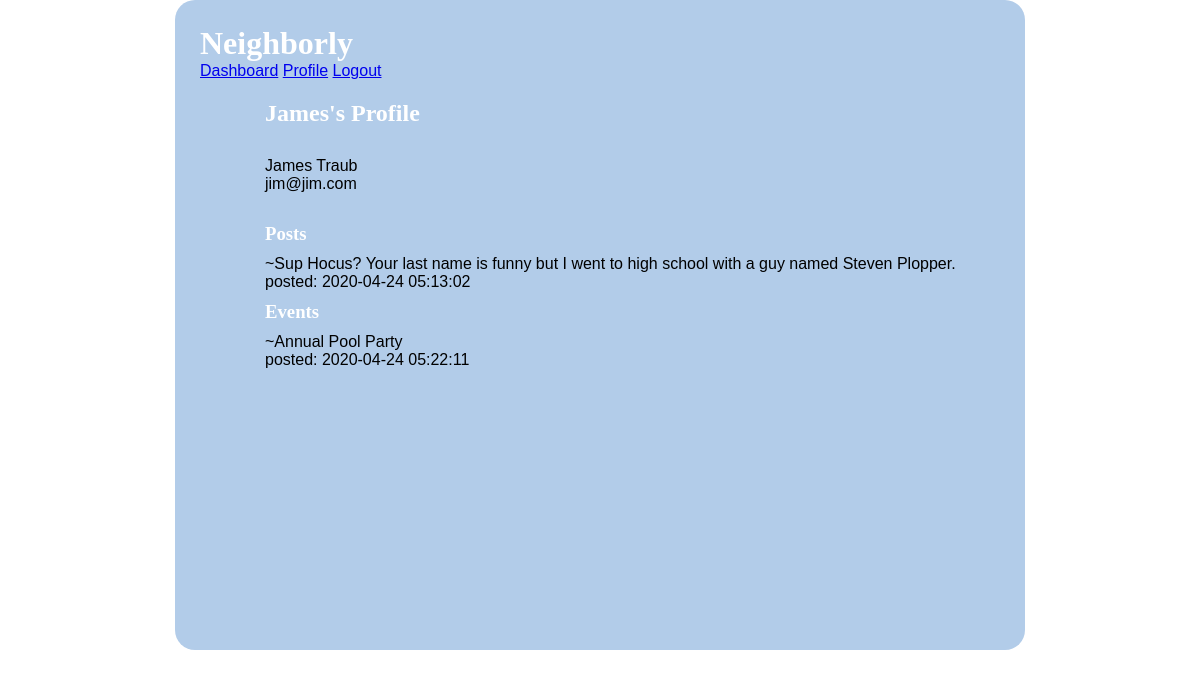
The app's page /user_profile (signed in) with its own data.
### models.py (models this page shows, shortened)
class User(db.Model):
    __tablename__ = "users"
    id = db.Column(db.Integer, primary_key=True)
    first_name = db.Column(db.String(45))
    last_name = db.Column(db.String(45))
    email = db.Column(db.String(255))
    address_id = db.Column(db.Integer, db.ForeignKey('addresses.id', ondelete='cascade'))
    address = db.relationship('Address', foreign_keys=[address_id])
    password_hash=db.Column(db.String(255))
    posts_this_user_likes = db.relationship('Post', secondary=likes_table, passive_deletes=True)
    all_post = db.relationship('Post', back_populates="user", cascade="all, delete, delete-orphan")
    all_event = db.relationship('Event', back_populates="user", cascade="all, delete, delete-orphan")
    created_at = db.Column(db.DateTime, server_default = func.now())
    updated_at = db.Column(db.DateTime, server_default = func.now(), onupdate = func.now())

class Post(db.Model):
    __tablename__ = "posts"
    id = db.Column(db.Integer, primary_key=True)
    message = db.Column(db.String(255))
    user_id = db.Column(db.Integer, db.ForeignKey('users.id', ondelete='cascade'))
    user = db.relationship('User', foreign_keys=[user_id])
    users_who_like_this_post = db.relationship('User', secondary=likes_table, passive_deletes=True)
    created_at = db.Column(db.DateTime, server_default = func.now())
    updated_at = db.Column(db.DateTime, server_default = func.now(), onupdate = func.now())

class Event(db.Model):
    __tablename__ = "events"
    id = db.Column(db.Integer, primary_key=True)
    title = db.Column(db.String(100))
    description = db.Column(db.String(255))
    date = db.Column(db.String(45))
    time = db.Column(db.String(45))
    user_id = db.Column(db.Integer, db.ForeignKey('users.id', ondelete='cascade'))
    user = db.relationship('User', foreign_keys=[user_id])
    location_id = db.Column(db.Integer, db.ForeignKey('event_locations.id', ondelete='cascade'))
    location = db.relationship('Event_location', foreign_keys=[location_id])
    created_at = db.Column(db.DateTime, server_default = func.now())
    updated_at = db.Column(db.DateTime, server_default = func.now(), onupdate = func.now())

### controller.py (the view)
def user_profile():
    if 'user_id' not in session:
        return redirect("/")
    cur_user = User.query.filter_by(id=session['user_id'])
    post_history = Post.query.filter_by(user_id= session['user_id'])
    event_history = Event.query.filter_by(user_id = session['user_id'])
    return render_template("user_profile.html", all_users = cur_user, all_posts = post_history, all_events = event_history)

### templates/user_profile.html (shortened to what this page needs)
<!DOCTYPE html>
<html lang="en">
<head>
    <link rel="stylesheet" type="text/css" href="{{ url_for('static', filename='style1.css') }}">
</head>
<body>
    <div class="container">
        <h1>Neighborly</h1>
        <div class="navigation">
            <a href="/dashboard">Dashboard</a>
            <a href="/user_profile">Profile</a>
            <a href="/logout">Logout</a>
        </div>
        <div class="user_info">
            {% for cur_user in all_users %}
            <h2>{{cur_user.first_name}}'s Profile</h2>
            {% endfor %}
            <ul>
                {% for cur_user in all_users %}
                <li>{{cur_user.first_name}} {{cur_user.last_name}}
                    <p>{{cur_user.email}}</p>
                </li>
                {% endfor %}
            </ul>
        </div>
        <div class="user_info">
            <ul>
                <li><h3>Posts</h3></li>
                {% for history in all_posts %}
                <li>~{{history.message}}
                    <p>posted: {{history.created_at}} </p>
                </li>
                {% endfor %}
                <li><h3>Events</h3></li>
                {% for history in all_events %}
                <li>~{{history.title}}
                    <p>posted: {{history.created_at}}</p>
                </li>
                {% endfor %}
            </ul>
        </div>
    </div>
</body>
</html>

### static/style1.css (style rules this page uses)
* { margin: 0px; padding: 0px; }
.container { width: 800px; height: 600px; background-color: rgb(178, 204, 233); margin: 0px auto; padding: 25px; border-radius: 20px; font-family: 'Lucida Sans', 'Lucida Sans Regular', 'Lucida Grande', 'Lucida Sans Unicode', Geneva, Verdana, sans-serif; }
.container h1 { font-family: cursive; color: white; }
.container li { list-style: none; }
.user_info { display: inline-block; margin-left: 50px; padding: 5px; }
.user_info h2 { color: white; font-family: cursive; padding: 10px; margin-top: 5px; margin-bottom: 10px; }
.user_info ul { display: inline-block; vertical-align: top; padding: 5px; }
.user_info ul h3 { color: white; font-family: cursive; display: inline-block }
.user_info li { padding: 5px; }

### records on screen
User: first_name "James", last_name "Traub", email "jim@jim.com"
Post: message "Sup Hocus? Your last name is funny but I went to high school with a guy named Steven Plopper.", created_at "2020-04-24 05:13:02"
Event: title "Annual Pool Party", created_at "2020-04-24 05:22:11"
